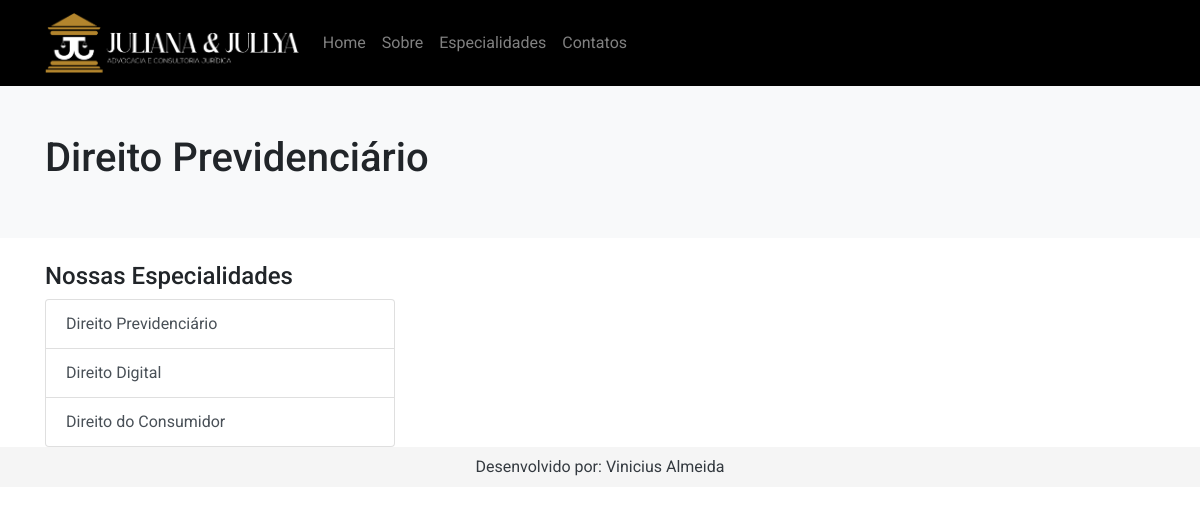
Screenshot of /especialidade/1/ with the database file from the repository.
### website/models.py (models this page shows, shortened)
class Especialidades(models.Model):
    id = models.AutoField(primary_key=True)
    nome_especialidade = models.CharField(max_length=100, blank=True,null=True)
    descricao_especialidade = models.TextField(default="Escreva sobre a especialidade", null=True)

### website/views.py (the view)
# urls.py: path('especialidade/<int:pk>/', EspecialidadeDetailView.as_view(), name='especialidade_detail'),
class EspecialidadeDetailView(DetailView):
    model = Especialidades
    template_name = 'especialidade_detail.html' # Template onde será renderizada a view
    context_object_name = 'especialidade'  # O nome que o objeto terá no template
    def get_context_data(self, **kwargs):
        context = super().get_context_data(**kwargs)
        especialidades_lista = Especialidades.objects.all()  # Aqui, você pode adicionar qualquer outro queryset
        context['especialidade_lista_itens'] = especialidades_lista  # O nome que o objeto terá no template
        return context

### website/templates/especialidade_detail.html (shortened to what this page needs)
{% extends "base.html" %}
{% load static %}
{% block content %}
<div class="py-5 mb-4 bg-light">
  <div class="container">
    <div class="row">
      <div class="container-fluid">
        <h1>{{ especialidade.nome_especialidade }}</h1>
      </div>
    </div>
  </div>
</div>
<div class="container">
  <div class="row">
    <div class="col-sm-4">
      <h4>Nossas Especialidades</h4>
      <div class="list-group">
      {% for especialidade_item in especialidade_lista_itens %}
        <a href="{% url 'especialidade_detail' especialidade_item.pk %}" class="list-group-item list-group-item-action">
          {{ especialidade_item.nome_especialidade }}
        </a>
      {% endfor %}
      </div>
    </div>
  </div>
</div>
    {% endblock %}

### static/css/styles.css (style rules this page uses)
body { font-family: "Roboto", sans-serif !important; font-optical-sizing: auto; font-style: normal; background-color: transparent; text-rendering: optimizeLegibility; -webkit-font-smoothing: antialiased; -moz-osx-font-smoothing: grayscale; transform: none; }

### rows the page displays
Especialidades: nome_especialidade "Direito Previdenciário"
Especialidades: nome_especialidade "Direito Digital"
Especialidades: nome_especialidade "Direito do Consumidor"
